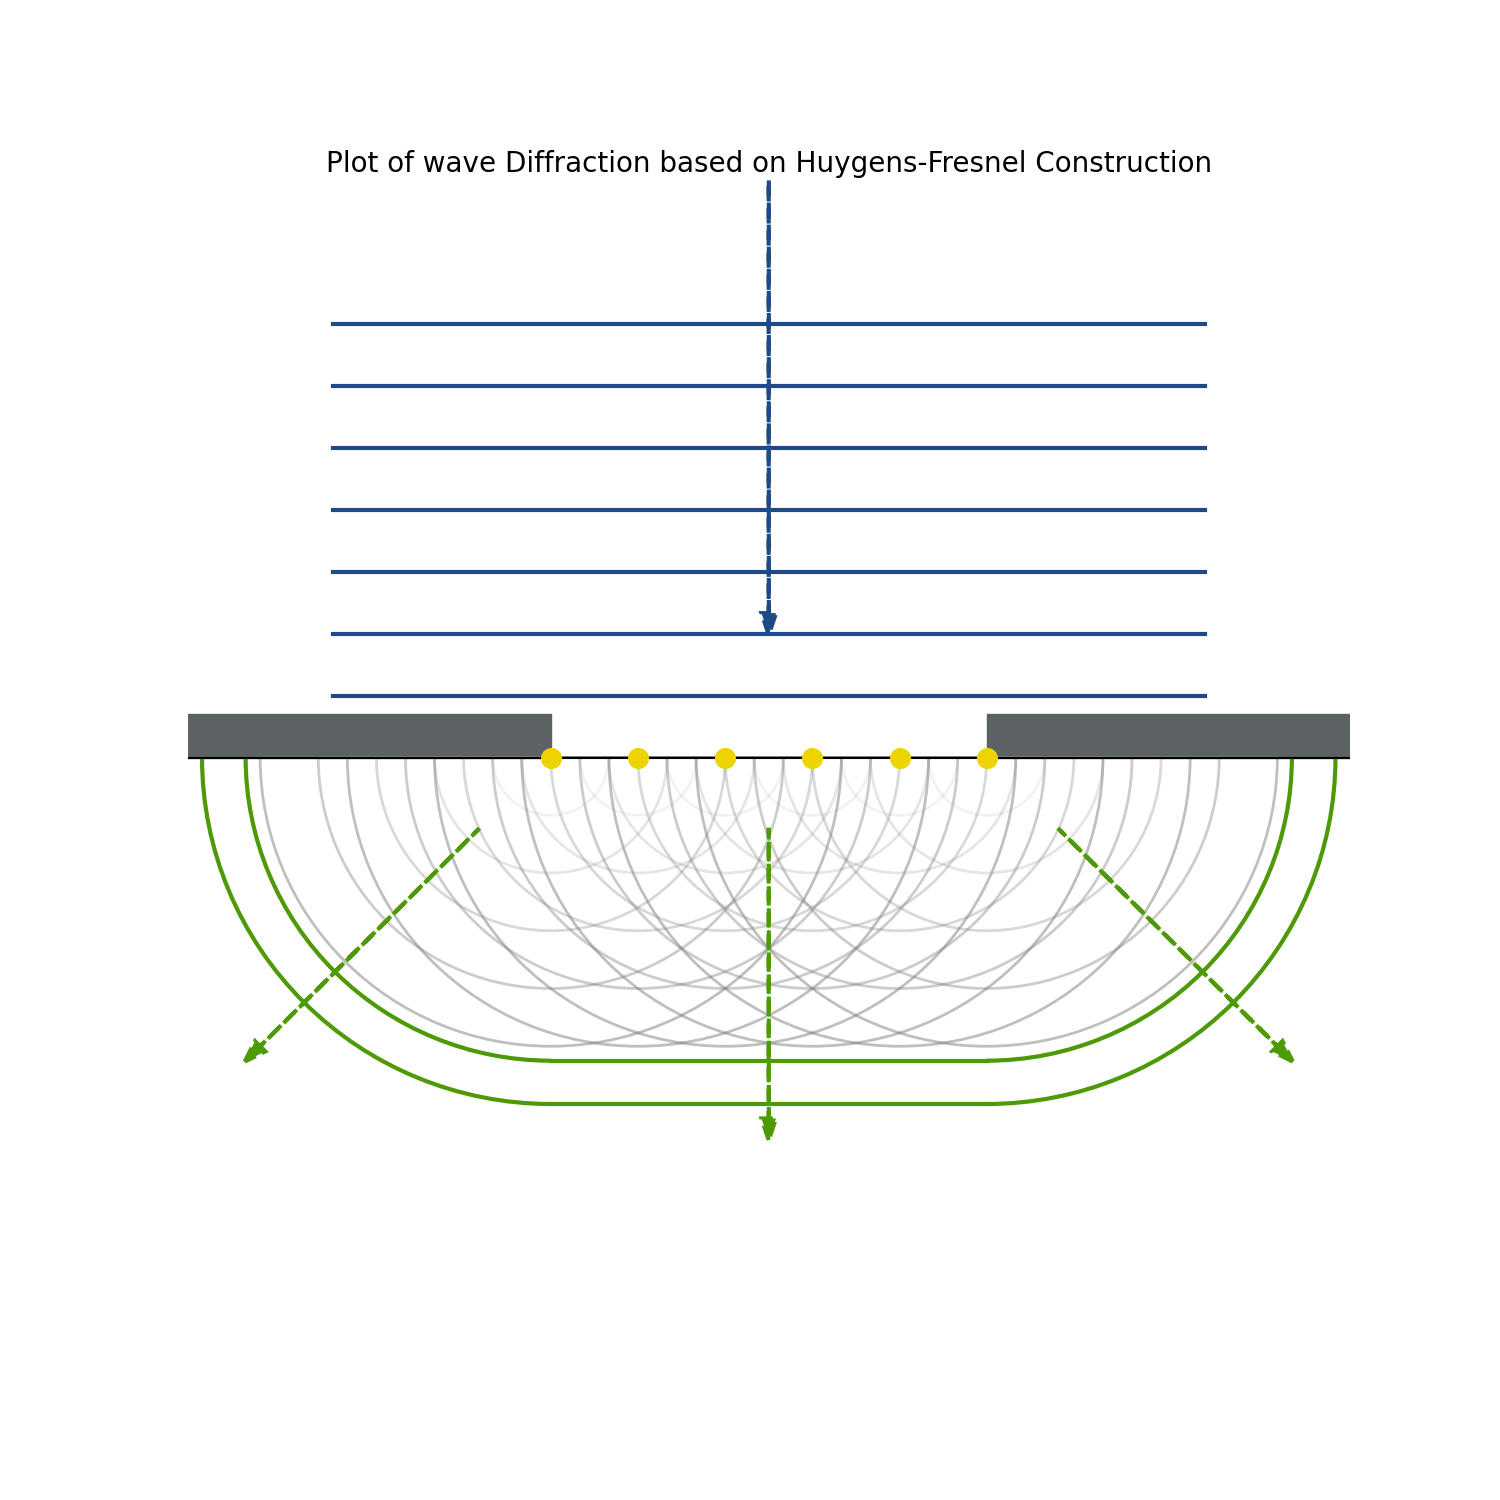

Reproduce this figure in Python.
import numpy as np
from matplotlib.patches import Wedge, Rectangle, Arc
from matplotlib.collections import PatchCollection
import matplotlib.pyplot as plt


def plot_init(show_axis=True):
    for spine in ['left', 'right', 'top', 'bottom']:
        ax.spines[spine].set_color('none')

    plt.axhline(0, color='black')
    # plt.axvline(0, color='black', linestyle='--')

    plt.xlim(-4.0, 4.0)
    plt.ylim(-4.0, 4.0)

    # Turn off ticks
    if show_axis:
        ax.set_yticks([])
        ax.set_xticks([])


def plot_top_incident(width):
    for i in np.linspace(0, 3, 8):
        if i == 0: continue
        plt.plot([-width / 2, width / 2], [i, i], color='#204a87', linewidth=3)

    ax.arrow(0, 4, 0, -3, head_width=0.1, color='#204a87', linestyle='--', linewidth=3)


def plot_block():
    rect1 = Rectangle((-4, 0), 2.5, 0.3, fill=True, color='#5c6163')
    rect2 = Rectangle((1.5, 0), 2.5, 0.3, fill=True, color='#5c6163')
    p = PatchCollection([rect1, rect2], match_original=True)
    ax.add_collection(p)


def plot_scatter():
    scatter = []
    for i in np.linspace(-1.5, 1.5, 6):
        scatter.append(i)
        ax.scatter(i, 0, color='#edd400', zorder=5, s=200)
    return scatter


def plot_bottom_incident(scatter, r=0.4, num=6):
    patches = []

    for i in scatter:
        for j in range(num):
            wedge = Wedge((i, 0), r * j, 180, 360, color='gray', fill=False, alpha=0.1 * j, linewidth=2)
            patches.append(wedge)

    p = PatchCollection(patches, match_original=True)
    ax.add_collection(p)

    plot_round_rect(scatter, (num - 1) * r)

    # draw the direction arrow
    plot_direction_arrow(scatter, (num - 1) * r)


def plot_round_rect(scatter, r):
    plot_singer_round_rect(scatter, r * 2 + 0.2)
    plot_singer_round_rect(scatter, r * 2 + 0.8)


def plot_singer_round_rect(scatter, radius):
    ax.add_patch(Arc((scatter[0], 0), radius, radius, theta1=180, theta2=270, edgecolor='#4e9a06', lw=3))
    plt.plot([scatter[0], scatter[-1]], [-radius/2, -radius/2], linewidth=3, color='#4e9a06')
    ax.add_patch(Arc((scatter[-1], 0), radius, radius, theta1=270, theta2=360, edgecolor='#4e9a06', lw=3))


def plot_direction_arrow(scatter, r):
    ax.arrow(scatter[0] - 1/2, -1/2, -3/2, -3/2, head_width=0.1, color='#4e9a06', linestyle='--', linewidth=3)
    ax.arrow(0, -1/2, 0, -2, head_width=0.1, color='#4e9a06', linestyle='--', linewidth=3)
    ax.arrow(scatter[-1] + 1/2, -1/2, +3/2, -3/2, head_width=0.1, color='#4e9a06', linestyle='--', linewidth=3)


def plot_diffraction(width=6):
    # plot the top incident and arrow
    plot_top_incident(width)

    # draw the rectangle block
    plot_block()

    # draw the scatter points
    scatter = plot_scatter()

    # draw the bottom incident
    plot_bottom_incident(scatter)

    plt.title('Plot of wave Diffraction based on Huygens-Fresnel Construction', fontsize=20)
    plt.savefig('Diffraction')
    plt.show()


if __name__ == '__main__':
    fig, ax = plt.subplots(figsize=(15, 15))
    plot_init(show_axis=True)

    t = 15  # 0 <= t <= 16

    plot_diffraction()
